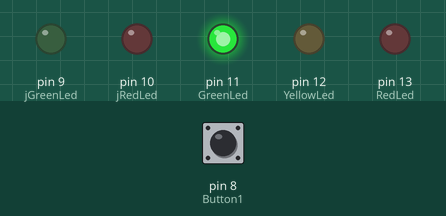
Simulated run of this sketch. Board: Arduino Uno, built with avr-gcc and run on an emulated ATmega328P. Shown: output pins drawn as LEDs (lit = HIGH). The inputs (shaded band) are chosen by the test bench; at power-on: pin 8 (Button1) LOW.

Above: at 1.2 s.
1.3 s: pin 8 (Button1) pulled HIGH for 1 s
At 2.8 s:
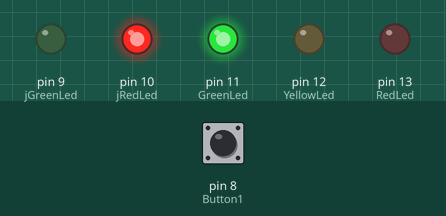
Timing chart, 0 to 4.3 s (numbered marks = the images above; inputs shaded):
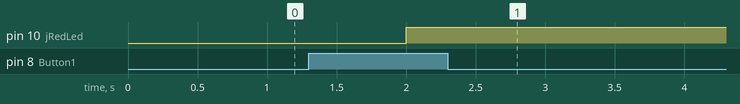

The sketch:

sketch_sep13a.ino
```cpp
int jRedLed = 10;
int jGreenLed = 9;
//int jGreenLed2 = 5;
//int jRedLed2 = 6;
int RedLed = 13;
int GreenLed = 11;
int YellowLed = 12;
int Button1 = 8;
//int Button2 = 2;
int button1State;
//int button2State;
//string delayTIme;
int delayTime;
int rDelayTime;
int gDelayTime;
int yDelayTime;
char ledColor;


void setup()
{
    pinMode(jRedLed, OUTPUT);
    pinMode(jGreenLed, OUTPUT);
    pinMode(RedLed, OUTPUT);
    pinMode(GreenLed, OUTPUT);
    pinMode(YellowLed, OUTPUT);
    pinMode(Button1, INPUT);
    digitalWrite(jRedLed, LOW);
    digitalWrite(jGreenLed, LOW);
    digitalWrite(RedLed, LOW);
    digitalWrite(YellowLed, LOW);
    digitalWrite(GreenLed, HIGH);
    Serial.begin(9600);

}


//green 10000ms, yellow 5000ms, red 10000ms
//kui green ja yellow, ss jalakäija red
//kui red, ss jalakaijal green
void loop()
{
    char ledColor = Serial.read();
    int delayTime = Serial.parseInt();
    button1State = digitalRead(Button1);
//    button2State = digitalRead(Button2);
    if (button1State == HIGH)
    {
      vilkumine();
    }
}


void vilkumine()
{
  yellowLed();
  delay(yDelayTime);
  redLed();
  delay(rDelayTime);
  greenLed();
  delay(gDelayTime);
}


void changeDelay()
{
  if (ledColor == "R")
  {
    rDelayTime = delayTime;
  }
  if (ledColor == "G")
  {
    gDelayTime = delayTime;
  }
  if (ledColor == "Y")
  {
    yDelayTime = delayTime;
  }
}

void greenLed()
{
  digitalWrite(GreenLed, HIGH);
  digitalWrite(jRedLed, HIGH);
  ///digitalWrite(jRedLed2, HIGH);
  digitalWrite(jGreenLed, LOW);
  //digitalWrite(jGreenLed2, LOW);
  digitalWrite(RedLed, LOW);
  digitalWrite(YellowLed, LOW);
}


void yellowLed()
{
  digitalWrite(GreenLed, LOW);
  digitalWrite(jRedLed, HIGH);
  //digitalWrite(jRedLed2, HIGH);
  digitalWrite(jGreenLed, LOW);
  //digitalWrite(jGreenLed2, LOW);
  digitalWrite(RedLed, LOW);
  digitalWrite(YellowLed, HIGH);
}


void redLed()
{
  digitalWrite(GreenLed, LOW);
  digitalWrite(jRedLed, LOW);
  //digitalWrite(jRedLed2, LOW);
  digitalWrite(jGreenLed, HIGH);
  //digitalWrite(jGreenLed2, HIGH);
  digitalWrite(RedLed, HIGH);
  digitalWrite(YellowLed, LOW);
}
```

Measured:
- after the input at 1.3 s, pin 10 (jRedLed): LOW → HIGH after 0.70 s
